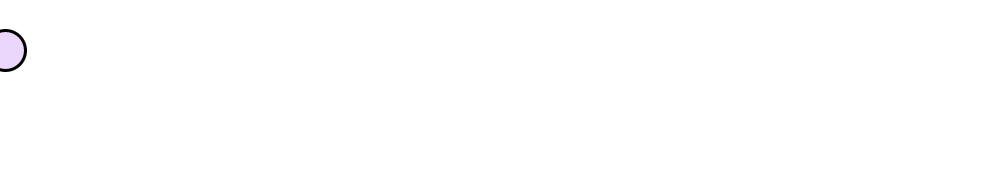
Frame 1 (no input)
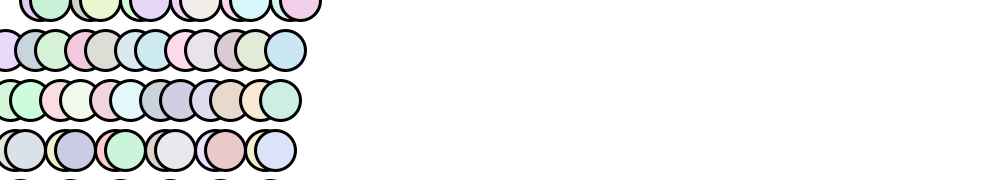
Frame 60 (the mouse pressed at the canvas centre just before this capture)
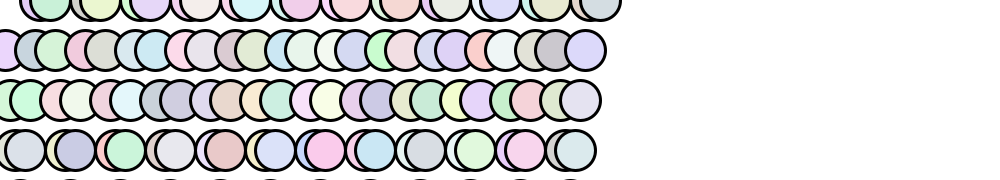
Frame 120 (the mouse held since frame 60 and released just before this capture)

The Processing sketch that drew these frames (run headless with seeded random() and noise(); from frame 60 on, the mouse is pressed at the canvas centre):

// Processing sketch: aug05e_bouncingballxy2
// ── aug05e_bouncingballxy2.pde
//declaring variable
float circlex;
float circley;
float vely = 50;
float velx = 5;

void setup(){
  background(255);
  smooth();
  frameRate(60);
  size(1000,180);
}

void draw(){
  fill(random(200,255),random(200,255),random(200,255));
  //noStroke();
  strokeWeight(3);
  circlex+=velx;
  circley+=vely; // the same as circley=circley+vel
  ellipse(circlex,circley,40,40);
  if((circlex<0)||(circlex>width)){
    velx=velx*-1;
  }
  if((circley<0)||(circley>height)){
    vely=vely*-1;
  }
  
}
   //same as vel=vel
